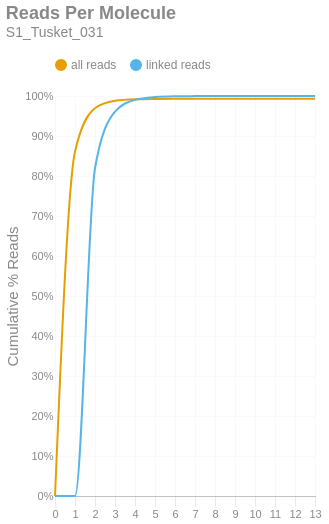

The cell this chart's notebook holds for it:
### Markdown cell above
### Reads per Molecule
This chart shows the cumulative distribution of the number of reads per linked molecule. That is, how many alignments are associated with a unique molecule. This excludes the number of reads associated with invalid or absent linked-read barcodes. The `linked` histogram is the percentages recalculated when disregarding singletons.

### Code cell
if SKIPLR:
    print_html(f"Skipped")
else:
    counts = np.bincount(valids['reads'].cast(pl.Int64).to_numpy())
    weighted = counts * np.arange(len(counts))
    all_perc = weighted / n_reads
    linked_perc = weighted / n_linked_reads
    linked_perc[1] = 0
    binned_df = pl.DataFrame({
        'readsper': list(range(len(counts))),
        'all reads (cumsum)': np.cumsum(all_perc).tolist(),
        'linked reads (cumsum)': np.cumsum(linked_perc).tolist(),
    })

    with SafeRender(binned_df):
        (
            density_plot(binned_df, 'Reads Per Molecule', samplename, 'readspmol')
            .encode(
                x=alt.X('readsper:O', title=None).axis(labelAngle=0).scale(padding=0),
                y=alt.Y('value:Q', title='Cumulative % Reads').axis(format='%').stack(False),
                color=alt.Color("key:N").scale(domain=["all reads", "linked reads"]),
                tooltip=[
                    alt.Tooltip("key:N", title="Data Type"),
                    alt.Tooltip("readsper:O", title="Reads Per Molecule"),
                    alt.Tooltip("value:Q", format=".2%", title="% Reads (Cum.)")
                ]            
            )
        ).display()

### Figure 1 — Vega-Lite specification as saved in the notebook (floating-point values rounded to 4 significant figures)
{"width": "container", "height": 400, "config": {"title": {"anchor": "start", "dy": -15, "fontSize": 18, "color": "#888888", "subtitleColor": "#888888", "subtitleFontSize": 14}, "arc": {"fill": "#0072B2"}, "axis": {"domainColor": "#888888", "domainWidth": 0.5, "gridWidth": 0.2, "grid": false, "titleFontWeight": 400, "titleFontSize": 15, "labelFontSize": 11, "labelColor": "#888888", "tickColor": "#888888", "tickWidth": 0.2, "titleColor": "#888888"}, "axisBand": {"grid": false}, "axisX": {"grid": true, "tickSize": 10, "domainCap": "round"}, "axisY": {"domain": false, "grid": true, "tickSize": 0, "domainCap": "round"}, "background": "transparent", "header": {"labelFontSize": 15, "labelColor": "#888888", "titleFontSize": 15, "titleFontWeight": 600, "titleColor": "#888888"}, "legend": {"labelFont": "sans-serif", "labelFontSize": 12, "labelColor": "#888888", "symbolSize": 100, "symbolType": "circle", "titleFontSize": 12, "titlePadding": 10, "titleColor": "#888888", "title": null, "orient": "top"}, "range": {"category": ["#E69F00", "#56B4E9", "#009E73", "#F0E442", "#0072B2", "#D55E00", "#CC79A7", "#000000"], "diverging": ["#cfe8f3", "#a2d4ec", "#73bfe2", "#46abdb", "#1696d2", "#12719e"]}, "area": {"fill": "#0072B2", "fillOpacity": 0.7, "line": true, "strokeOpacity": 0.7}, "line": {"color": "#0072B2", "stroke": "#0072B2", "strokeWidth": 2}, "trail": {"color": "#0072B2", "stroke": "#0072B2", "strokeWidth": 0, "size": 1}, "point": {"filled": true, "fillOpacity": 1.0, "size": 95}, "text": {"color": "#888888", "fontSize": 11, "align": "right", "fontWeight": 400, "size": 11}, "bar": {"fill": "#0072B2", "stroke": null}, "view": {"stroke": null, "continuousWidth": 660, "continuousHeight": 400}}, "data": {"name": "data-a41cddc712abc5d5741c597a9752fcd9"}, "mark": {"type": "line", "interpolate": "monotone", "point": {"opacity": 0, "size": 275}}, "encoding": {"color": {"field": "key", "scale": {"domain": ["all reads", "linked reads"]}, "type": "nominal"}, "tooltip": [{"field": "key", "title": "Data Type", "type": "nominal"}, {"field": "readsper", "title": "Reads Per Molecule", "type": "ordinal"}, {"field": "value", "format": ".2%", "title": "% Reads (Cum.)", "type": "quantitative"}], "x": {"axis": {"labelAngle": 0}, "field": "readsper", "scale": {"padding": 0}, "title": null, "type": "ordinal"}, "y": {"axis": {"format": "%"}, "field": "value", "stack": false, "title": "Cumulative % Reads", "type": "quantitative"}}, "params": [{"name": "param_c36ac31b6afebe62", "select": {"type": "point", "fields": ["key"]}, "bind": "legend"}], "title": {"text": "Reads Per Molecule", "subtitle": "S1_Tusket_031"}, "transform": [{"fold": ["all reads (cumsum)", "linked reads (cumsum)"]}, {"calculate": "replace(datum.key, ' (cumsum)', '')", "as": "key"}, {"filter": {"param": "param_c36ac31b6afebe62"}}], "usermeta": {"embedOptions": {"downloadFileName": "S1_Tusket_031.readspmol"}}, "$schema": "https://vega.github.io/schema/vega-lite/v6.1.0.json", "datasets": {"data-a41cddc712abc5d5741c597a9752fcd9": [{"readsper": 0, "all reads (cumsum)": 0.0, "linked reads (cumsum)": 0.0}, {"readsper": 1, "all reads (cumsum)": 0.8609, "linked reads (cumsum)": 0.0}, {"readsper": 2, "all reads (cumsum)": 0.9693, "linked reads (cumsum)": 0.8195}, {"readsper": 3, "all reads (cumsum)": 0.988, "linked reads (cumsum)": 0.9609}, {"readsper": 4, "all reads (cumsum)": 0.9919, "linked reads (cumsum)": 0.9904}, {"readsper": 5, "all reads (cumsum)": 0.9928, "linked reads (cumsum)": 0.9973}, {"readsper": 6, "all reads (cumsum)": 0.993, "linked reads (cumsum)": 0.9992}, {"readsper": 7, "all reads (cumsum)": 0.9931, "linked reads (cumsum)": 0.9997}, {"readsper": 8, "all reads (cumsum)": 0.9931, "linked reads (cumsum)": 1.0}, {"readsper": 9, "all reads (cumsum)": 0.9931, "linked reads (cumsum)": 1.0}, {"readsper": 10, "all reads (cumsum)": 0.9931, "linked reads (cumsum)": 1.0}, {"readsper": 11, "all reads (cumsum)": 0.9931, "linked reads (cumsum)": 1.0}, {"readsper": 12, "all reads (cumsum)": 0.9931, "linked reads (cumsum)": 1.0}, {"readsper": 13, "all reads (cumsum)": 0.9931, "linked reads (cumsum)": 1.0}]}}
